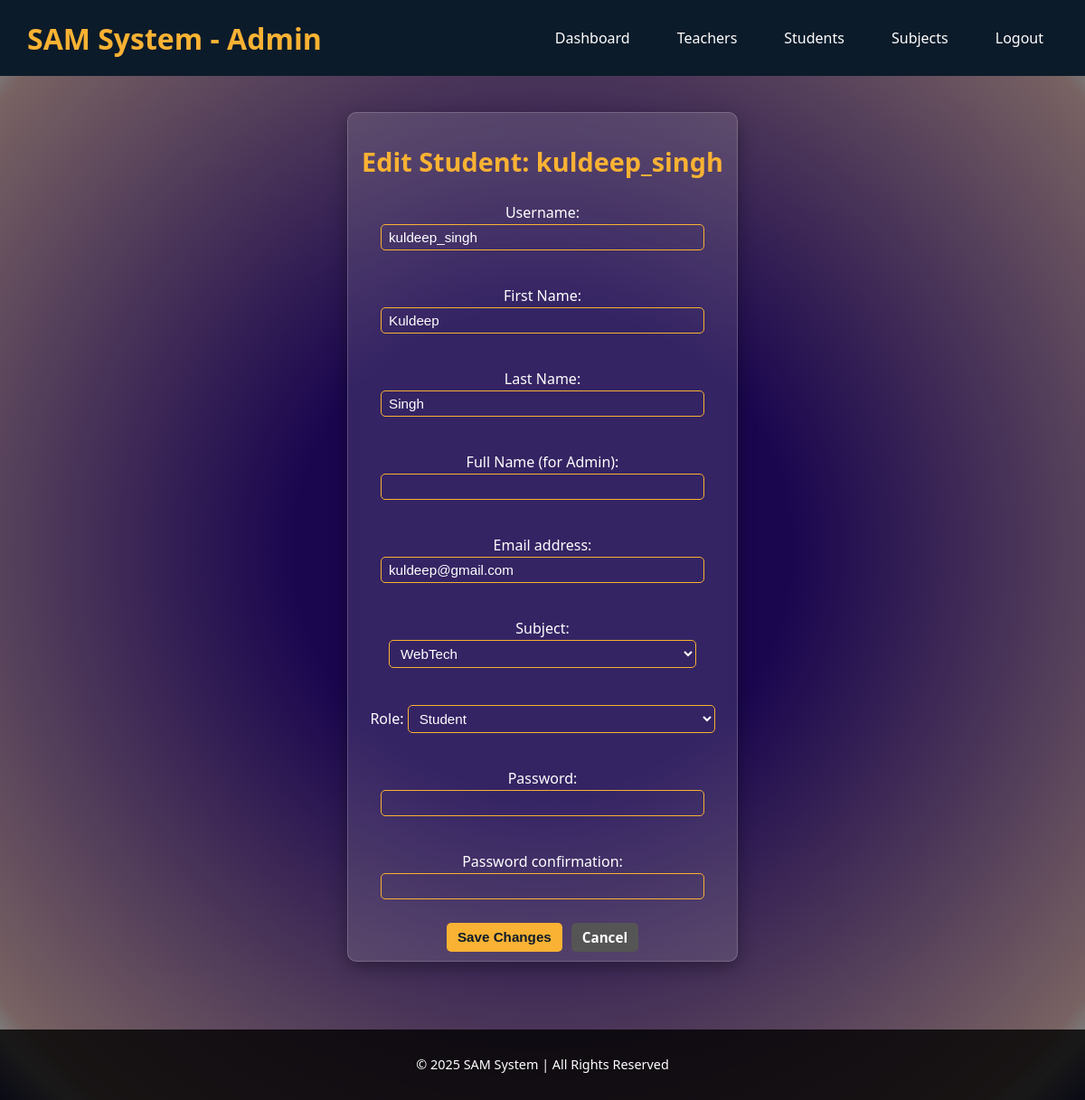
Screenshot of /admins/students/edit/8/ (signed in) with the database file from the repository.
### myapp/models.py (models this page shows, shortened)
class CustomUser(AbstractUser):
    ROLE_CHOICES = [
        ('admin', 'Admin'),
        ('teacher', 'Teacher'),
        ('student', 'Student'),
    ]
    role = models.CharField(max_length=10, choices=ROLE_CHOICES)
    is_approved = models.BooleanField(default=False)
    subject = models.ForeignKey('Subject', null=True, blank=True, on_delete=models.SET_NULL)
    full_name = models.CharField(max_length=100, blank=True, null=True)

### myapp/views.py (the view)
# urls.py: path('admins/students/edit/<int:student_id>/', views.admin_edit_student, name='admin_edit_student'),
@login_required
def admin_edit_student(request, student_id):
    if request.user.role != 'admin':
        return redirect('home')
    student = CustomUser.objects.get(id=student_id, role='student')
    if request.method == 'POST':
        form = RegisterForm(request.POST, instance=student)
        if form.is_valid():
            form.save()
            return redirect('admin_students')
    else:
        form = RegisterForm(instance=student)
    return render(request, 'admin/admin_edit_student.html', {'form': form, 'student': student})

### myapp/forms.py
class RegisterForm(UserCreationForm):
    subject = forms.ModelChoiceField(queryset=Subject.objects.all(), required=False)
    class Meta:
        model = CustomUser
        fields = ['username', 'first_name', 'last_name', 'full_name', 'email', 'subject', 'role', 'password1', 'password2']
    def __init__(self, *args, **kwargs):
        super().__init__(*args, **kwargs)
        self.fields['password1'].help_text = ''
        self.fields['password2'].help_text = ''
        self.fields['username'].help_text = ''
        self.fields['first_name'].label = "First Name"
        self.fields['last_name'].label = "Last Name"
        self.fields['full_name'].label = "Full Name (for Admin)"
        self.fields['subject'].label = "Subject"

### myapp/models.py (called while the page is built)
    def __str__(self):
        return self.name

### myapp/templates/admin/admin_edit_student.html (shortened to what this page needs)
{% load static %}
<!DOCTYPE html>
<html lang="en">
<head>
    <link rel="stylesheet" href="{% static 'css/home.css' %}">
    <link rel="stylesheet" href="{% static 'css/admin_dashboard.css' %}">
    <link rel="stylesheet" href="{% static 'css/admin_add_students.css' %}">
</head>
<body>
    <nav class="navbar">
        <div class="nav-container">
            <a href="{% url 'admin_dashboard' %}" class="brand">SAM System - Admin</a>
            <ul class="nav-links">
                <li><a href="{% url 'admin_dashboard' %}">Dashboard</a></li>
                <li><a href="{% url 'admin_teachers' %}">Teachers</a></li>
                <li><a href="{% url 'admin_students' %}" class="active">Students</a></li>
                <li><a href="{% url 'admin_subjects' %}">Subjects</a></li>
                <li><a href="{% url 'logout' %}">Logout</a></li>
            </ul>
        </div>
    </nav>
    <div class="container">
        <div class="card">
            <h2 class="card-title">Edit Student: {{ student.username }}</h2>
            <form method="POST" class="form">
                <div class="form-body">
                    {{ form.as_p }}
                </div>
                <div class="form-actions">
                    <button type="submit" class="btn btn-primary">Save Changes</button>
                    <a href="{% url 'admin_students' %}" class="btn btn-secondary">Cancel</a>
                </div>
            </form>
        </div>
    </div>
    <footer style="text-align: center; padding: 15px 0; margin-top: 75px; background: rgba(0, 0, 0, 0.8); color: #fff; position: relative; bottom: 0; width: 100%; font-size: 0.9rem;">
        <p>© 2025 SAM System | All Rights Reserved</p>
    </footer>
</body>
</html>

### myapp/static/css/home.css (style rules this page uses)
body { margin: 0; font-family: 'Segoe UI', Tahoma, Geneva, Verdana, sans-serif; color: white; background-color: #f4f6f8; }
.navbar { background-color: #0c1b2a; padding: 15px 30px; }
.nav-container { display: flex; justify-content: space-between; align-items: center; }
.nav-links { list-style: none; display: flex; gap: 20px; }
.nav-links li a { text-decoration: none; color: white; padding: 8px 16px; border-radius: 5px; transition: background 0.3s; }
.brand { font-size: 2rem; font-weight: 700; color: #f9b233; text-decoration: none; }

### myapp/static/css/admin_dashboard.css (style rules this page uses)
body { margin: 0; font-family: 'Segoe UI', Tahoma, Geneva, Verdana, sans-serif; background: #1a064f; background: radial-gradient(circle,rgba(26, 6, 79, 1) 32%, rgba(120, 98, 98, 1) 91%, rgba(125, 124, 124, 1) 94%, rgba(50, 49, 107, 1) 100%); color: #fff; }

### myapp/static/css/admin_add_students.css (style rules this page uses)
.card { background: rgba(255, 255, 255, 0.12); backdrop-filter: blur(10px); border: 1px solid rgba(255, 255, 255, 0.18); border-radius: 12px; box-shadow: 0 6px 20px rgba(0, 0, 0, 0.35); padding: 10px 15px; border-radius: 10px; max-width: 400px; margin: 40px auto; color: #fff; text-align: center; }
.card-title { font-size: 1.8rem; color: #f9b233; margin-bottom: 10px; font-weight: bold; }
.form-body { display: flex; flex-direction: column; gap: 5px; }
.form-body input, .form-body select, .form-body textarea { width: 85%; padding: 5px 8px; margin: 2px auto; border-radius: 5px; border: 1px solid #f9b233; background: transparent; color: #fff; font-size: 0.95rem; outline: none; }
.form-actions { display: flex; justify-content: center; gap: 10px; margin-top: 8px; }
.btn { border: none; outline: none; border-radius: 5px; padding: 6px 12px; font-weight: 600; cursor: pointer; text-decoration: none; font-size: 0.95rem; transition: all 0.2s ease; }
.btn-primary { background: #f9b233; color: #0c1b2a; }
.btn-secondary { background: #555; color: #fff; }

### rows the page displays
CustomUser: username "kuldeep_singh", first_name "Kuldeep", last_name "Singh", email "kuldeep@gmail.com", subject "WebTech", role "Student"
